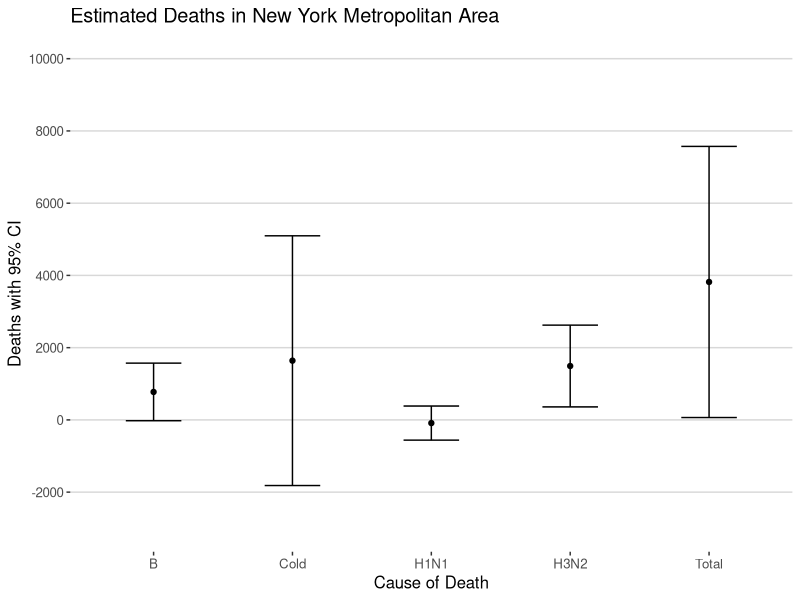
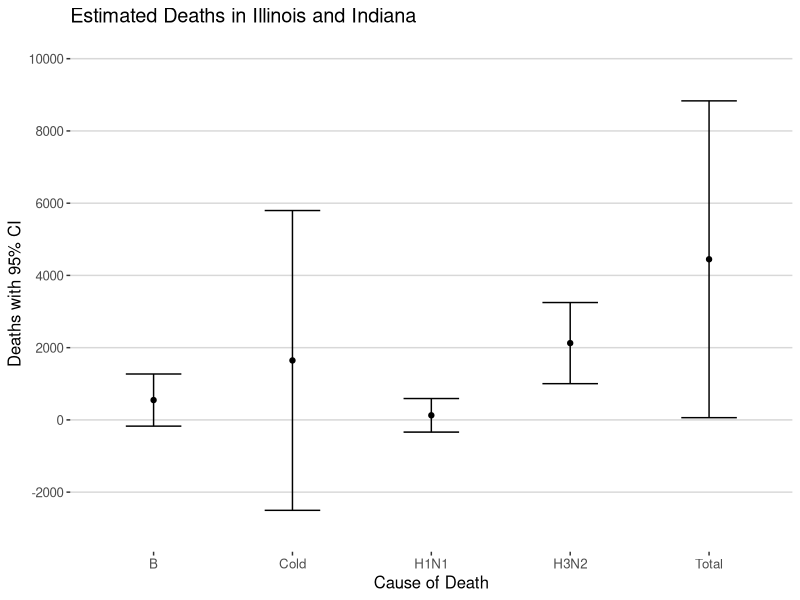
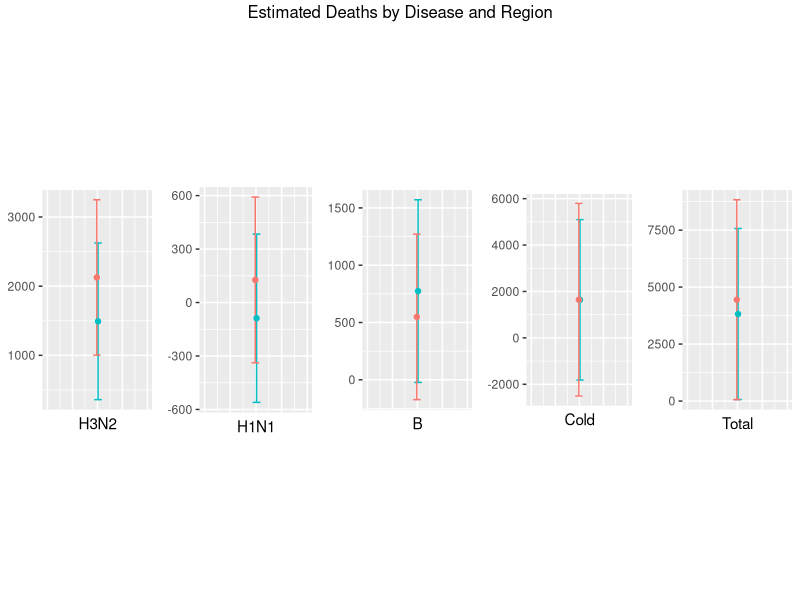

Write R code to recreate these figures, in order.
## ---- chunk 1
knitr::opts_chunk$set(echo = TRUE)
library(tidyverse)
library(grid)
library(gridExtra)
library(ggthemes)
## ---- chunk 2
Diseases = c("H3N2","H1N1","B","Cold", "Total")

DeathsNY    = c(1492,  -88,  774,   1640, 3819)
CINY_left   = c(361 , -569,  -21,  -1815,   66)
CINY_right  = c(2624,  384,  1571,  5097, 7572)
CI_dev_NY = abs(DeathsNY - CINY_right)
cityNY = "New York Metropolitan Area"


DeathsII    = c(2126,   127,  549,  1646, 4447)
CIII_left   = c(1004,  -338, -173, -2504,   62)
CIII_right  = c(3249,   592, 1271,  5796, 8832)
CI_dev_II = abs(DeathsII - CIII_right)
cityII = "Illinois and Indiana"



dfNY = tibble(Diseases,
              DeathsNY,
              CINY_left,
              CINY_right,
              cityNY,
              CI_dev_NY)
          
dfII = tibble(Diseases,
              DeathsII,
              CIII_left,
              CIII_right,
              cityII,
              CI_dev_II)
## ---- chunk 3
title = "Estimated Deaths in"

HW3Plotter = function(df){
  ggplot(df, aes (x = Diseases, y = pull(df, 2))) + 
    geom_point() +
    geom_errorbar(aes(ymin = pull(df, 2) - pull(df, -1),
                      ymax = pull(df, 2) + pull(df, -1)),
                  width  = 0.4)  +
    theme_hc() +
    scale_y_continuous(n.breaks = 8, limits  = c(-3000,10000)) +

    ggtitle(paste(title, pull(df, -2))) +
    xlab("Cause of Death")    +
    ylab("Deaths with 95% CI")    
}

HW3Plotter(dfNY)
cat("\\newpage")
HW3Plotter(dfII)
## ---- chunk 4
####CREATE NEW DFS FOR EASY PLOTTING 
#Probably what I should have done from the start
dfNY %>% rename(Deaths = DeathsNY,CI_left = CINY_left, CI_right = CINY_right, City = cityNY, CI_Dev = CI_dev_NY) -> dfNY2
dfII %>% rename(Deaths = DeathsII,CI_left = CIII_left, CI_right = CIII_right, City = cityII, CI_Dev = CI_dev_II) -> dfII2

dfFULL = rbind(dfNY2, dfII2)
## ---- chunk 5
plots  = list()
#searching for something totally seperate, once I commited to this path already, I found this question
#https://stackoverflow.com/questions/9315611/grid-of-multiple-ggplot2-plots-which-have-been-made-in-a-for-loop
#which made my life here a lot easier. credit to this person (Justin).

for (Sick in unique(pull(dfFULL,1))) {
  plots[[Sick]] = ggplot(data = filter(dfFULL,  Diseases == Sick), aes(x = 0, y = Deaths, color = City)) +
              geom_errorbar(aes(ymin = Deaths - CI_Dev, ymax = Deaths + CI_Dev ),
                              position=position_dodge(0.05),
                            width = 0.3,
                            show.legend = FALSE) +
              geom_point(position=position_dodge(0.05),
                         show.legend = FALSE) +
    theme(aspect.ratio=18/9) +
    xlim(-1,1) +
    labs(x = Sick) + 
    theme(
        axis.text.x=element_blank(),
        axis.ticks.x=element_blank(),
        axis.title.y=element_blank()
        )

  
}

#more help 
#https://stackoverflow.com/a/49767811
#from user MBORG 

#also 
#https://stackoverflow.com/a/25962717
#user BAPTISTE 

#common legend
#https://stackoverflow.com/a/13650878
#credit to ROLAND 

main = do.call(grid.arrange,c(plots, top = "Estimated Deaths by Disease and Region", ncol = 5))

